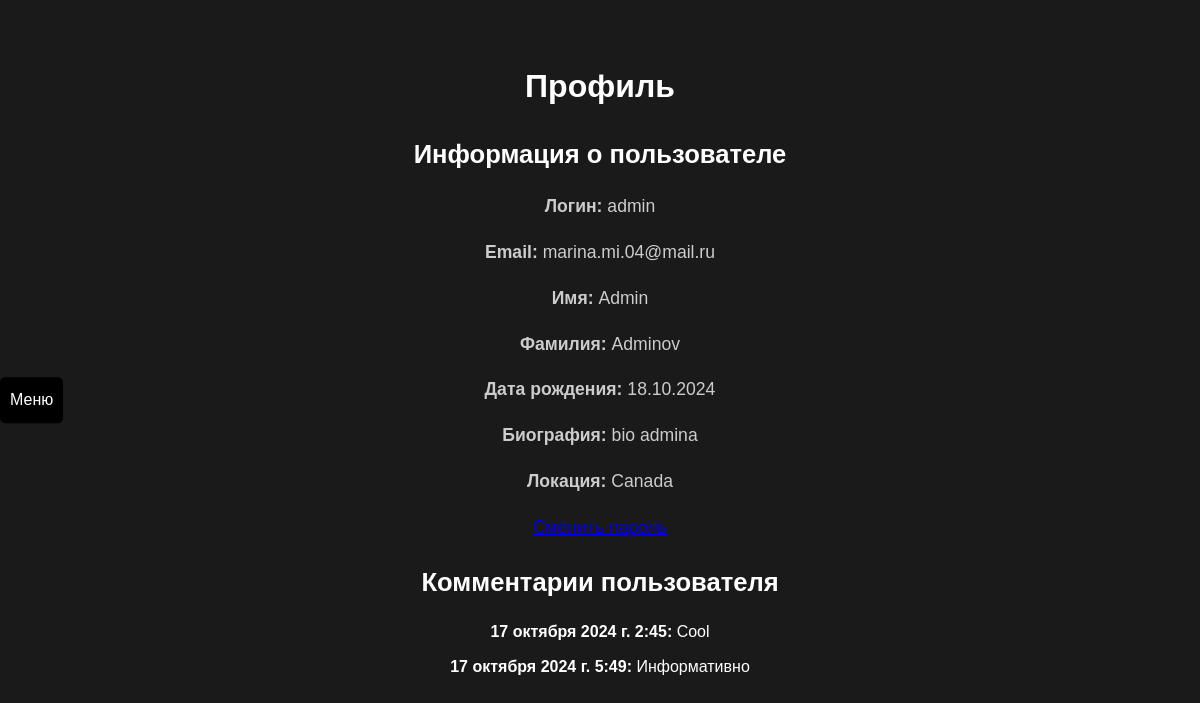
The app's page /users/profile/1/ (signed in), older data.
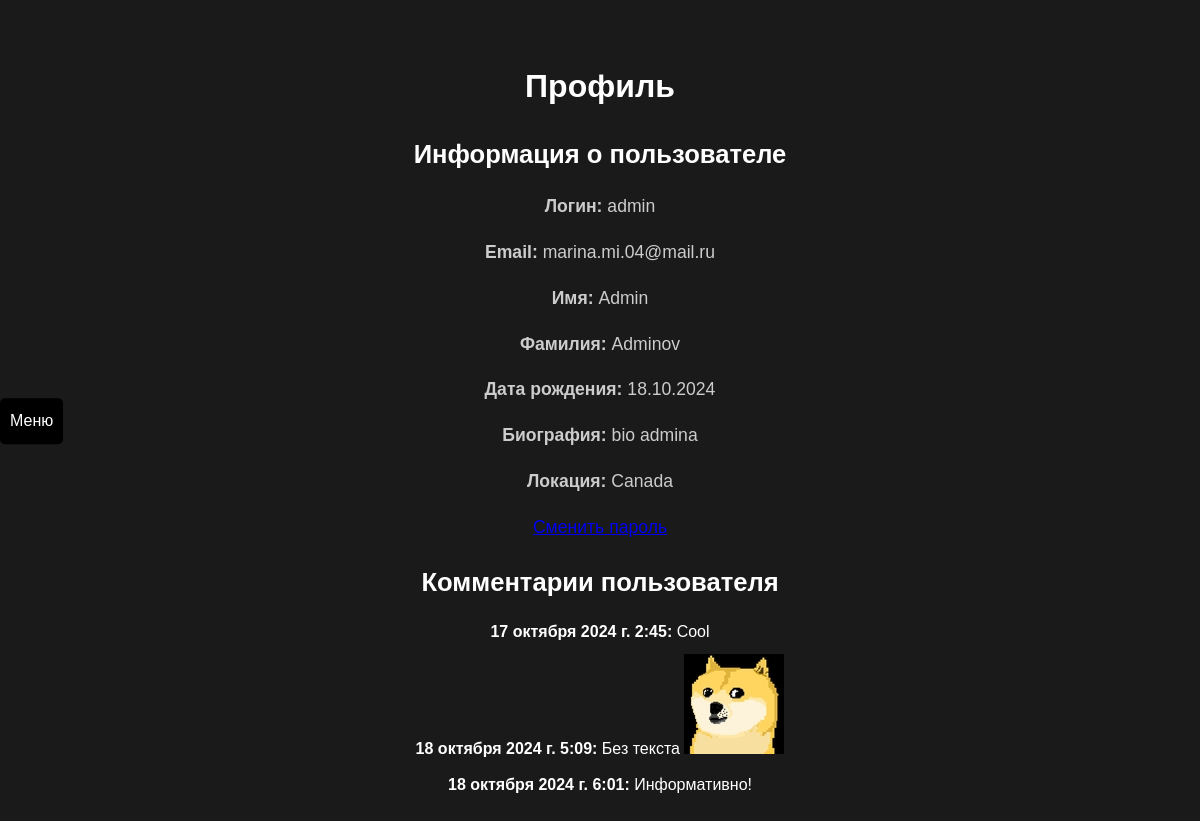
The same page, newer data.
### crypto/models.py (models this page shows, shortened)
class Comment(models.Model):
    post = models.ForeignKey(Post, related_name='comments', on_delete=models.CASCADE, verbose_name="Запись")
    user = models.ForeignKey(User, related_name='user_comments', on_delete=models.CASCADE, verbose_name="Пользователь")
    content = models.TextField(blank=True, null=True, verbose_name="Комментарий")
    image = models.ImageField(upload_to='photos/%Y/%m/%d/', default=None, blank=True, null=True, verbose_name="Фото")
    created_at = models.DateTimeField(auto_now_add=True, verbose_name="Дата создания")
    class Meta:
        verbose_name = "Комментарий"
        verbose_name_plural = "Комментарии"

### users/views.py (the view, shortened to what this page needs)
# urls.py: path('profile/<int:pk>/', views.ProfileUser.as_view(), name='profile'),
class ProfileUser(LoginRequiredMixin, DataMixin, UpdateView):
    model = get_user_model()  # Указывает на модель пользователя
    form_class = ProfileUserForm
    template_name = 'users/profile.html'
    extra_context = {'title': "Профиль пользователя"}
    def get_object(self, queryset=None):
        return Profile.objects.get(user=self.request.user)
    def get_context_data(self, **kwargs):
        context = super().get_context_data(**kwargs)
        user = self.request.user
        context['user'] = user
        profile = self.get_object()
        context['profile'] = profile
        user_comments = Comment.objects.filter(user=user)  # Замените Comment на вашу модель комментариев
        context['user_comments'] = user_comments
        context['comment_count'] = user_comments.count()
        return context

### crypto/utils.py (called while the page is built)
    def get_context_data(self, **kwargs):
        context = super().get_context_data(**kwargs)
        context['home_url'] = reverse('home')  # URL для главной страницы
        context['markets_url'] = reverse('markets')  # URL для страницы рынков
        context['trade_url'] = reverse('trade')  # URL для списка постов4e
        if self.request.user.is_authenticated:
            context['profile_url'] = reverse('users:profile', kwargs={'pk': self.request.user.pk})
        else:
            context['profile_url'] = '#'
        return context

### users/templates/users/profile.html (shortened to what this page needs)
{% extends 'base.html' %}
{% block content %}
<head>
</head>
<body>
<div class="menu-toggle">Меню</div>
    <h1>Профиль</h1>
    <h2>Информация о пользователе</h2>
    <p><strong>Логин:</strong> {{ user.username }}</p>
    <p><strong>Email:</strong> {{ user.email }}</p>
    <p><strong>Имя:</strong> {{ user.first_name }}</p>
    <p><strong>Фамилия:</strong> {{ user.last_name }}</p>
    <p><strong>Дата рождения:</strong> {{ profile.birth_date|date:"d.m.Y" }}</p>
    <p><strong>Биография:</strong> {{ profile.bio|default:"Нет данных" }}</p>
    <p><strong>Локация:</strong> {{ profile.location|default:"Нет данных" }}</p>
    <p ><a href="{% url 'users:password_change' %}">Сменить пароль</a></p>
    <h2>Комментарии пользователя</h2>
    {% if user_comments %}
        <ul>
            {% for comment in user_comments %}
                <li>
                    <strong>{{ comment.created_at }}:</strong>
                    {{ comment.content|default:"Без текста" }}
                    {% if comment.image %}
                        <img src="{{ comment.image.url }}" alt="Изображение" style="max-width: 100px; max-height: 100px;">
                    {% endif %}
                </li>
            {% endfor %}
        </ul>
    {% else %}
        <p>Нет комментариев.</p>
</body>
    {% endif %}
{% endblock %}

Row changes from the older to the newer data that the page shows:
removed Comment: created_at "17 октября 2024 г. 5:49", content "Информативно"
added Comment: created_at "18 октября 2024 г. 5:09", content "Без текста", image (picture)
added Comment: created_at "18 октября 2024 г. 6:01", content "Информативно!"
